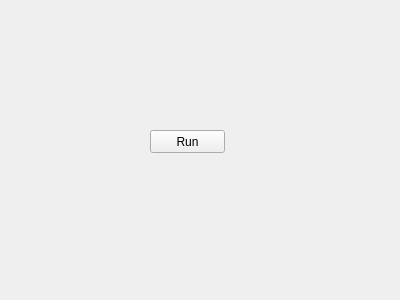
<?xml version="1.0" encoding="UTF-8"?>
<ui version="4.0">
 <class>ControlWindow</class>
 <widget class="QWidget" name="ControlWindow">
  <property name="geometry">
   <rect>
    <x>0</x>
    <y>0</y>
    <width>400</width>
    <height>300</height>
   </rect>
  </property>
  <property name="windowTitle">
   <string>Form</string>
  </property>
  <widget class="QPushButton" name="pushButton">
   <property name="geometry">
    <rect>
     <x>150</x>
     <y>130</y>
     <width>75</width>
     <height>23</height>
    </rect>
   </property>
   <property name="text">
    <string>Run</string>
   </property>
  </widget>
 </widget>
 <resources/>
 <connections/>
</ui>
